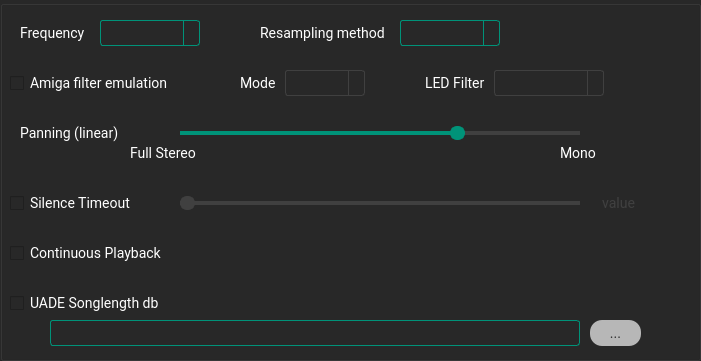
  <widget class="QGroupBox" name="groupBoxUade">
   <property name="enabled">
    <bool>true</bool>
   </property>
   <property name="geometry">
    <rect>
     <x>170</x>
     <y>220</y>
     <width>701</width>
     <height>361</height>
    </rect>
   </property>
   <property name="styleSheet">
    <string notr="true">
        QWidget
                {
                border-color:#ff2828;
                selection-background-color: #333333/*selection*/;
                selection-color: #ffffff/*main text*/;
                font-family:Roboto;
                font-size:14px;
                background-color:#282828/*background*/;
                color:#ffffff/*main text*/;
                }
                QTextEdit {
                border: 8px solid;
                border-color:#009379/*main*/;
                border-radius: 3px;
                padding: 1px 18px 1px 3px;
                min-width: 6em;
                }

                QSlider::groove:horizontal {
                background-color: #404040/*medium*/;
                height: 4px;
                border-radius: 4px;
                }
                QSlider::handle:horizontal {
                background-color: #009379/*main*/;
                border: 2px solid #009379/*main*/;
                width: 11px;
                height: 20px;
                line-height: 20px;
                margin-top: -5px;
                margin-bottom: -5px;
                border-radius: 7px;
                }
                QSlider::handle:horizontal:hover {
                background-color: #00c09e/*main hover*/;
                border: 2px solid #00c09e/*main hover*/;
                }

                QSlider::sub-page:horizontal {
                background-color:#009379/*main*/;
                }
                QComboBox {
                border: 1px solid;
                border-color: #009379/*main*/;
                border-radius: 3px;
                padding: 1px 18px 1px 3px;
                }

                QComboBox:!editable, QComboBox::drop-down:editable {
                background: ;
                }

                /* QComboBox gets the &quot;on&quot; state when the popup is open */
                QComboBox:!editable:on, QComboBox::drop-down:editable:on {
                background: #333333/*selection*/
                }

                QComboBox:on { /* shift the text when the popup opens */
                padding-top: 3px;
                padding-left: 4px;
                }

                QComboBox::drop-down {
                subcontrol-origin: padding;
                subcontrol-position: top right;
                width: 15px;

                border-left-width: 1px;
                border-left-color: #009379/*main*/;
                border-left-style: solid; /* just a single line */
                border-top-right-radius: 3px; /* same radius as the QComboBox */
                border-bottom-right-radius: 3px;
                }
                QComboBox QAbstractItemView {
                border: 1px solid;
                border-color: #009379/*main*/;
                background-color:#282828/*background*/;
                outline:none;
                }

                QComboBox::down-arrow:on { /* shift the arrow when popup is open */
                top: 1px;
                left: 1px;
                }

                QLineEdit {
                border: 1px solid;
                border-color:#009379/*main*/;
                border-radius: 3px;
                padding: 1px 18px 1px 3px;
                min-width: 6em;
                }
                QLineEdit:disabled{
                border-color:#404040/*medium*/;
                }
                QWidget:disabled
                {
                color:#404040/*medium*/;

                }

                QSlider::handle:disabled {
                background-color: #404040/*medium*/;
                border: 2px solid #404040/*medium*/;
                }
                QSlider::sub-page:horizontal:disabled {
                background-color:#404040/*medium*/;
                }
                QComboBox:disabled {
                border: 1px solid #404040/*medium*/;

                }
                QComboBox::drop-down:disabled {

                border-left-color: #404040/*medium*/;

                }
                QPushButton
                {
                font-family:roboto;
                background-color: #b7b7b7/*button*/;
                border-radius: 12px;
                padding:4px;
                font-size:14px;
                color:#282828/*background*/;
                }
                QPushButton:hover
                {
                background-color: #ffffff/*button hover*/;
                }
    </string>
   </property>
   <property name="title">
    <string/>
   </property>
   <property name="flat">
    <bool>true</bool>
   </property>
   <widget class="QLabel" name="labelUadeFreq">
    <property name="geometry">
     <rect>
      <x>20</x>
      <y>20</y>
      <width>300</width>
      <height>26</height>
     </rect>
    </property>
    <property name="text">
     <string>Frequency</string>
    </property>
   </widget>
   <widget class="QComboBox" name="comboBoxUadeFreq">
    <property name="enabled">
     <bool>true</bool>
    </property>
    <property name="geometry">
     <rect>
      <x>100</x>
      <y>20</y>
      <width>100</width>
      <height>26</height>
     </rect>
    </property>
    <property name="autoFillBackground">
     <bool>false</bool>
    </property>
    <property name="styleSheet">
     <string notr="true"/>
    </property>
    <property name="editable">
     <bool>false</bool>
    </property>
    <property name="currentText">
     <string/>
    </property>
    <property name="placeholderText">
     <string/>
    </property>
    <property name="frame">
     <bool>false</bool>
    </property>
   </widget>
   <widget class="QLabel" name="labelUadeResampler">
    <property name="geometry">
     <rect>
      <x>260</x>
      <y>20</y>
      <width>300</width>
      <height>26</height>
     </rect>
    </property>
    <property name="toolTip">
     <string>Sinc is the best resampling method for frequencies above 44100Hz</string>
    </property>
    <property name="text">
     <string>Resampling method</string>
    </property>
   </widget>
   <widget class="QComboBox" name="comboBoxUadeResampler">
    <property name="enabled">
     <bool>true</bool>
    </property>
    <property name="geometry">
     <rect>
      <x>400</x>
      <y>20</y>
      <width>100</width>
      <height>26</height>
     </rect>
    </property>
    <property name="autoFillBackground">
     <bool>false</bool>
    </property>
    <property name="styleSheet">
     <string notr="true"/>
    </property>
    <property name="editable">
     <bool>false</bool>
    </property>
    <property name="currentText">
     <string/>
    </property>
    <property name="placeholderText">
     <string/>
    </property>
    <property name="frame">
     <bool>false</bool>
    </property>
   </widget>
   <widget class="QCheckBox" name="checkBoxUadeFilterEmu">
    <property name="geometry">
     <rect>
      <x>10</x>
      <y>70</y>
      <width>200</width>
      <height>26</height>
     </rect>
    </property>
    <property name="text">
     <string>Amiga filter emulation</string>
    </property>
    <property name="iconSize">
     <size>
      <width>40</width>
      <height>40</height>
     </size>
    </property>
   </widget>
   <widget class="QLabel" name="labelUadeFilterEmuMode">
    <property name="geometry">
     <rect>
      <x>240</x>
      <y>70</y>
      <width>151</width>
      <height>26</height>
     </rect>
    </property>
    <property name="text">
     <string>Mode</string>
    </property>
   </widget>
   <widget class="QComboBox" name="comboBoxUadeFilterEmuMode">
    <property name="enabled">
     <bool>false</bool>
    </property>
    <property name="geometry">
     <rect>
      <x>285</x>
      <y>70</y>
      <width>80</width>
      <height>26</height>
     </rect>
    </property>
    <property name="autoFillBackground">
     <bool>false</bool>
    </property>
    <property name="styleSheet">
     <string notr="true"/>
    </property>
    <property name="editable">
     <bool>false</bool>
    </property>
    <property name="currentText">
     <string/>
    </property>
    <property name="placeholderText">
     <string/>
    </property>
    <property name="frame">
     <bool>false</bool>
    </property>
   </widget>
   <widget class="QLabel" name="labelUadeLedFilter">
    <property name="geometry">
     <rect>
      <x>425</x>
      <y>70</y>
      <width>130</width>
      <height>26</height>
     </rect>
    </property>
    <property name="text">
     <string>LED Filter</string>
    </property>
   </widget>
   <widget class="QComboBox" name="comboBoxUadeLedFilter">
    <property name="enabled">
     <bool>false</bool>
    </property>
    <property name="geometry">
     <rect>
      <x>494</x>
      <y>70</y>
      <width>110</width>
      <height>26</height>
     </rect>
    </property>
    <property name="autoFillBackground">
     <bool>false</bool>
    </property>
    <property name="styleSheet">
     <string notr="true"/>
    </property>
    <property name="editable">
     <bool>false</bool>
    </property>
    <property name="currentText">
     <string/>
    </property>
    <property name="placeholderText">
     <string/>
    </property>
    <property name="frame">
     <bool>false</bool>
    </property>
   </widget>
   <widget class="QLabel" name="labelUadePanning">
    <property name="geometry">
     <rect>
      <x>20</x>
      <y>120</y>
      <width>121</width>
      <height>26</height>
     </rect>
    </property>
    <property name="lineWidth">
     <number>1</number>
    </property>
    <property name="text">
     <string>Panning (linear)</string>
    </property>
   </widget>
   <widget class="QSlider" name="sliderUadePanning">
    <property name="geometry">
     <rect>
      <x>180</x>
      <y>120</y>
      <width>400</width>
      <height>26</height>
     </rect>
    </property>
    <property name="styleSheet">
     <string notr="true"/>
    </property>
    <property name="minimum">
     <number>0</number>
    </property>
    <property name="maximum">
     <number>10</number>
    </property>
    <property name="singleStep">
     <number>1</number>
    </property>
    <property name="pageStep">
     <number>1</number>
    </property>
    <property name="value">
     <number>7</number>
    </property>
    <property name="sliderPosition">
     <number>7</number>
    </property>
    <property name="orientation">
     <enum>Qt::Orientation::Horizontal</enum>
    </property>
   </widget>
   <widget class="QLabel" name="labelUadePanningMin">
    <property name="geometry">
     <rect>
      <x>130</x>
      <y>140</y>
      <width>121</width>
      <height>26</height>
     </rect>
    </property>
    <property name="text">
     <string>Full Stereo</string>
    </property>
   </widget>
   <widget class="QLabel" name="labelUadePanningMax">
    <property name="geometry">
     <rect>
      <x>560</x>
      <y>140</y>
      <width>121</width>
      <height>26</height>
     </rect>
    </property>
    <property name="text">
     <string>Mono</string>
    </property>
   </widget>
   <widget class="QLabel" name="labelUadePanningValue">
    <property name="geometry">
     <rect>
      <x>590</x>
      <y>120</y>
      <width>45</width>
      <height>26</height>
     </rect>
    </property>
    <property name="alignment">
     <set>Qt::AlignmentFlag::AlignRight|Qt::AlignmentFlag::AlignTrailing|Qt::AlignmentFlag::AlignVCenter</set>
    </property>
   </widget>
   <widget class="QCheckBox" name="checkBoxUadeSilenceTimeout">
    <property name="geometry">
     <rect>
      <x>10</x>
      <y>190</y>
      <width>200</width>
      <height>26</height>
     </rect>
    </property>
    <property name="text">
     <string>Silence Timeout</string>
    </property>
    <property name="iconSize">
     <size>
      <width>40</width>
      <height>40</height>
     </size>
    </property>
   </widget>
   <widget class="QSlider" name="sliderUadeSilenceTimeOut">
    <property name="enabled">
     <bool>false</bool>
    </property>
    <property name="geometry">
     <rect>
      <x>180</x>
      <y>190</y>
      <width>400</width>
      <height>26</height>
     </rect>
    </property>
    <property name="styleSheet">
     <string notr="true"/>
    </property>
    <property name="minimum">
     <number>1</number>
    </property>
    <property name="maximum">
     <number>30</number>
    </property>
    <property name="pageStep">
     <number>5</number>
    </property>
    <property name="orientation">
     <enum>Qt::Orientation::Horizontal</enum>
    </property>
   </widget>
   <widget class="QLabel" name="labelUadeSilenceTimeOutValue">
    <property name="enabled">
     <bool>false</bool>
    </property>
    <property name="geometry">
     <rect>
      <x>590</x>
      <y>190</y>
      <width>45</width>
      <height>26</height>
     </rect>
    </property>
    <property name="text">
     <string>value</string>
    </property>
    <property name="alignment">
     <set>Qt::AlignmentFlag::AlignRight|Qt::AlignmentFlag::AlignTrailing|Qt::AlignmentFlag::AlignVCenter</set>
    </property>
   </widget>
   <widget class="QCheckBox" name="checkBoxUadeContinuousPlayback">
    <property name="geometry">
     <rect>
      <x>10</x>
      <y>240</y>
      <width>200</width>
      <height>26</height>
     </rect>
    </property>
    <property name="text">
     <string>Continuous Playback</string>
    </property>
    <property name="iconSize">
     <size>
      <width>40</width>
      <height>40</height>
     </size>
    </property>
   </widget>
   <widget class="QCheckBox" name="checkBoxUadeSongLengths">
    <property name="geometry">
     <rect>
      <x>10</x>
      <y>290</y>
      <width>250</width>
      <height>26</height>
     </rect>
    </property>
    <property name="text">
     <string>UADE Songlength db</string>
    </property>
    <property name="iconSize">
     <size>
      <width>40</width>
      <height>40</height>
     </size>
    </property>
   </widget>
   <widget class="QLineEdit" name="lineEditUadeSonglengthsPath">
    <property name="geometry">
     <rect>
      <x>50</x>
      <y>320</y>
      <width>530</width>
      <height>26</height>
     </rect>
    </property>
    <property name="readOnly">
     <bool>true</bool>
    </property>
    <property name="cursorMoveStyle">
     <enum>Qt::CursorMoveStyle::LogicalMoveStyle</enum>
    </property>
    <property name="clearButtonEnabled">
     <bool>false</bool>
    </property>
   </widget>
   <widget class="QPushButton" name="buttonUadeSonglengthsBrowse">
    <property name="geometry">
     <rect>
      <x>590</x>
      <y>320</y>
      <width>51</width>
      <height>26</height>
     </rect>
    </property>
    <property name="styleSheet">
     <string notr="true"/>
    </property>
    <property name="text">
     <string>...</string>
    </property>
   </widget>
  </widget>
